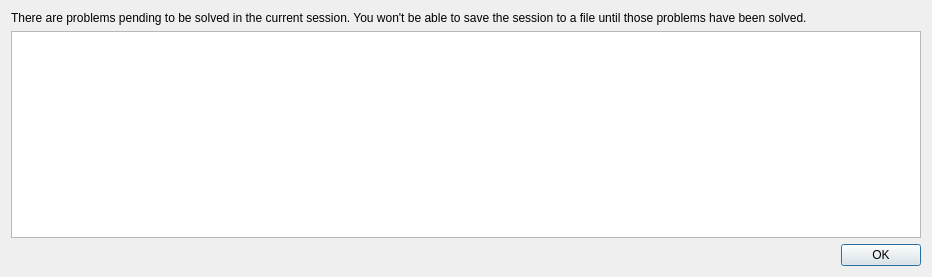
<?xml version="1.0" encoding="UTF-8"?>
<ui version="4.0">
 <class>ProblemListDialog</class>
 <widget class="QDialog" name="ProblemListDialog">
  <property name="geometry">
   <rect>
    <x>0</x>
    <y>0</y>
    <width>932</width>
    <height>277</height>
   </rect>
  </property>
  <property name="windowTitle">
   <string>Dialog</string>
  </property>
  <layout class="QVBoxLayout" name="verticalLayout">
   <item>
    <widget class="QLabel" name="m_message">
     <property name="text">
      <string>There are problems pending to be solved in the current session. You won't be able to save the session to a file until those problems have been solved.</string>
     </property>
     <property name="wordWrap">
      <bool>true</bool>
     </property>
    </widget>
   </item>
   <item>
    <widget class="QTableWidget" name="m_problemTable"/>
   </item>
   <item>
    <widget class="QDialogButtonBox" name="buttonBox">
     <property name="orientation">
      <enum>Qt::Horizontal</enum>
     </property>
     <property name="standardButtons">
      <set>QDialogButtonBox::Ok</set>
     </property>
    </widget>
   </item>
  </layout>
 </widget>
 <resources/>
 <connections>
  <connection>
   <sender>buttonBox</sender>
   <signal>accepted()</signal>
   <receiver>ProblemListDialog</receiver>
   <slot>accept()</slot>
   <hints>
    <hint type="sourcelabel">
     <x>248</x>
     <y>254</y>
    </hint>
    <hint type="destinationlabel">
     <x>157</x>
     <y>274</y>
    </hint>
   </hints>
  </connection>
  <connection>
   <sender>buttonBox</sender>
   <signal>rejected()</signal>
   <receiver>ProblemListDialog</receiver>
   <slot>reject()</slot>
   <hints>
    <hint type="sourcelabel">
     <x>316</x>
     <y>260</y>
    </hint>
    <hint type="destinationlabel">
     <x>286</x>
     <y>274</y>
    </hint>
   </hints>
  </connection>
 </connections>
</ui>
